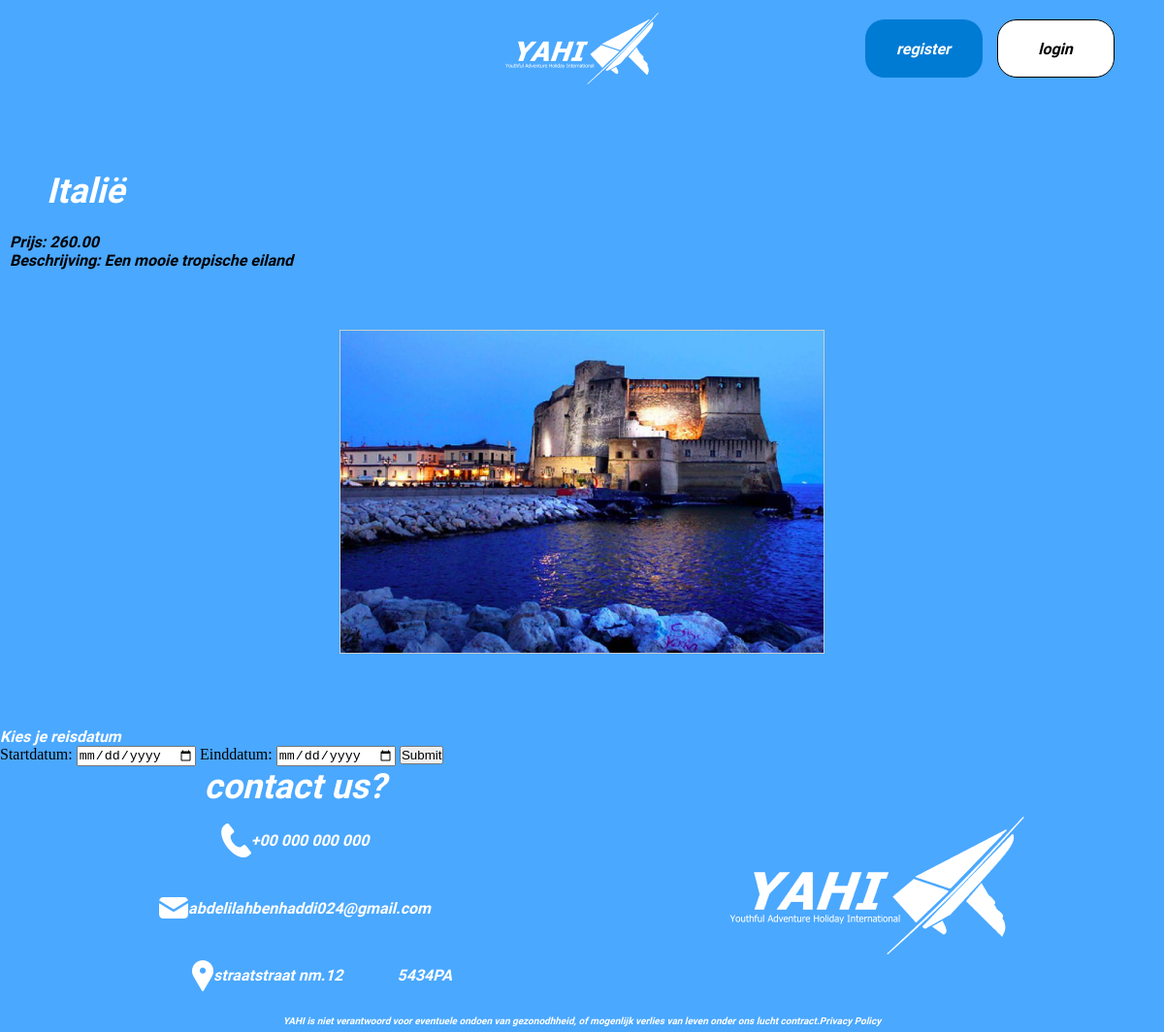
Before: /docker/html/pages/landen/Italië.php with the older database file.
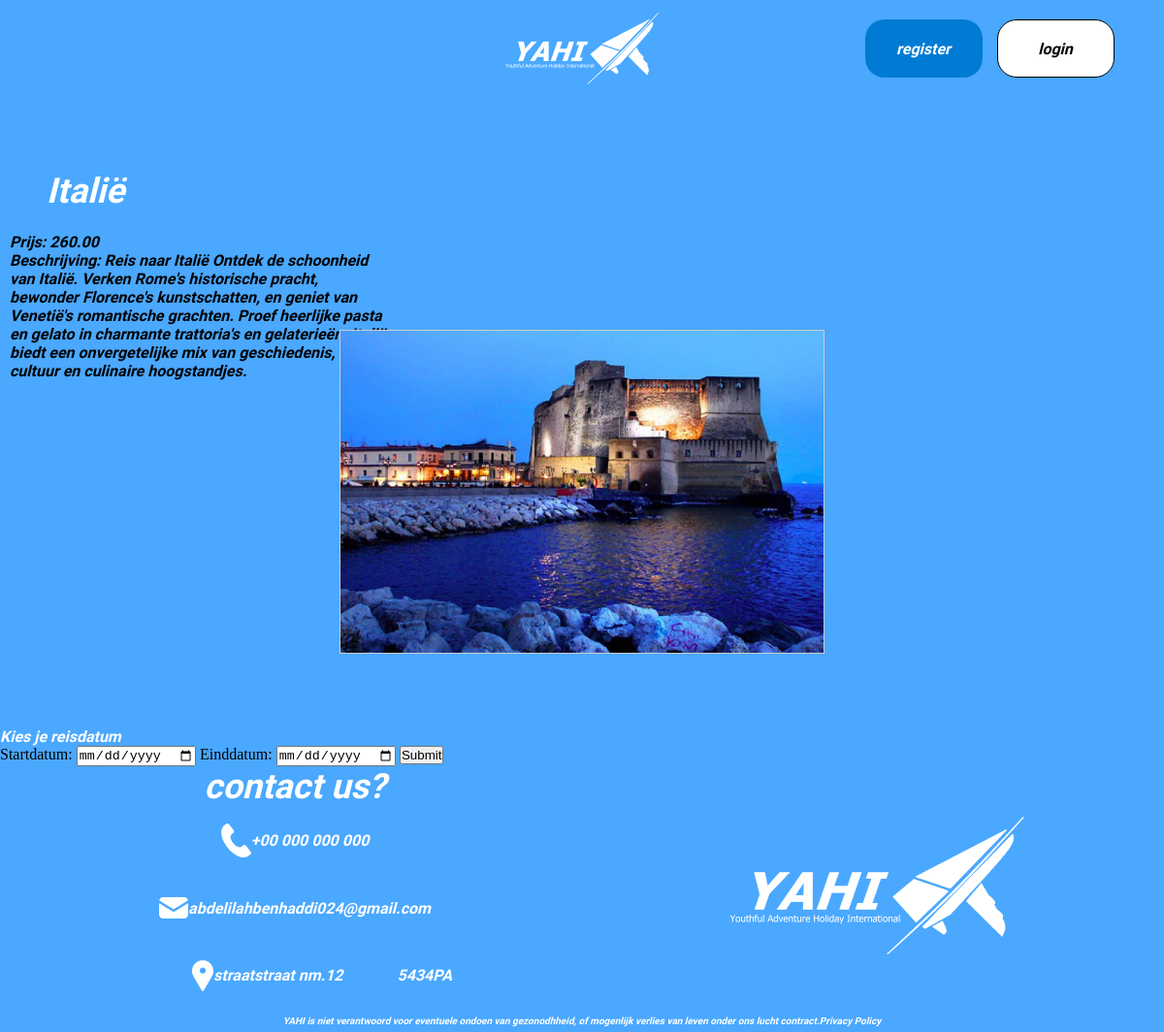
After: the same page with the newer database file.
### tables this page shows
CREATE TABLE `reizen` (
  `id` int(11) NOT NULL,
  `naam` varchar(100) NOT NULL,
  `beschrijving` text NOT NULL,
  `prijs` decimal(10,2) NOT NULL,
  `bestemmingen_id` int(11) NOT NULL,
  `file` varchar(50) NOT NULL
);

### docker/html/pages/landen/Italië.php (the view, shortened to what this page needs)
<!DOCTYPE html>
<html lang="en">
<head>
    <link rel="stylesheet" href="../../css/maincss.css">
</head>
<body>
    <?php
        include '../../includes/header.php';
        include "../conn.php";
        $specific_naam = 'Italië';
        $stmt = $connection->prepare("SELECT id, naam, prijs, beschrijving, file FROM reizen WHERE naam = :naam");
        $stmt->bindParam(':naam', $specific_naam);
        $stmt->execute();
        echo '<div class="singleReis">';
        echo '<section class="productenRow">';
        while ($row = $stmt->fetch(PDO::FETCH_ASSOC)) {
            echo '<div class="singleReis">';
            echo '<div class="singleTitle">';
            echo '<h6>' . htmlspecialchars($row['naam']) . '</h6>';
            echo '</div>';
            echo '<div class="singleText">';
            echo '<h4>Prijs: ' . htmlspecialchars($row['prijs']) . '</h4>';
            echo '<h4>Beschrijving: ' . htmlspecialchars($row['beschrijving']) . '</h4>';
            echo '</div>';
            echo '<div class="singleConImgFlorida">';
            echo '<div class="singleImgFlorida">';
            echo '<img src="../uploads/' . htmlspecialchars($row['file']) . '" alt="' . htmlspecialchars($row['naam']) . '">';
            echo '</div>';
            echo '</div>';
            echo '</div>';
        }
        echo '</section>';
        echo '</div>';
    ?>
    <h1>Kies je reisdatum</h1>
    <form method="POST" action="../submit_booking.php">
        <label for="startdatum">Startdatum:</label>
        <input type="date" id="startdatum" name="startdatum" required>
        <label for="einddatum">Einddatum:</label>
        <input type="date" id="einddatum" name="einddatum" required>
        <button type="submit">Submit</button>
    </form>
</body>
</html>
<?php
    include '../../includes/footer.php';
?>

Changed rows visible on the page:
changed reizen "Italië": beschrijving "Een mooie tropische eiland" → "Reis naar Italië Ontdek de schoonheid van Italië. Verken Rome's historische pracht, bewonder Florence's kunstschatten, en geniet van Venetië's romantische grachten. Proef heerlijke pasta en gelato in charmante trattoria's en gelaterieën. Italië biedt een onvergetelijke mix van geschiedenis, cultuur en culinaire hoogstandjes."
